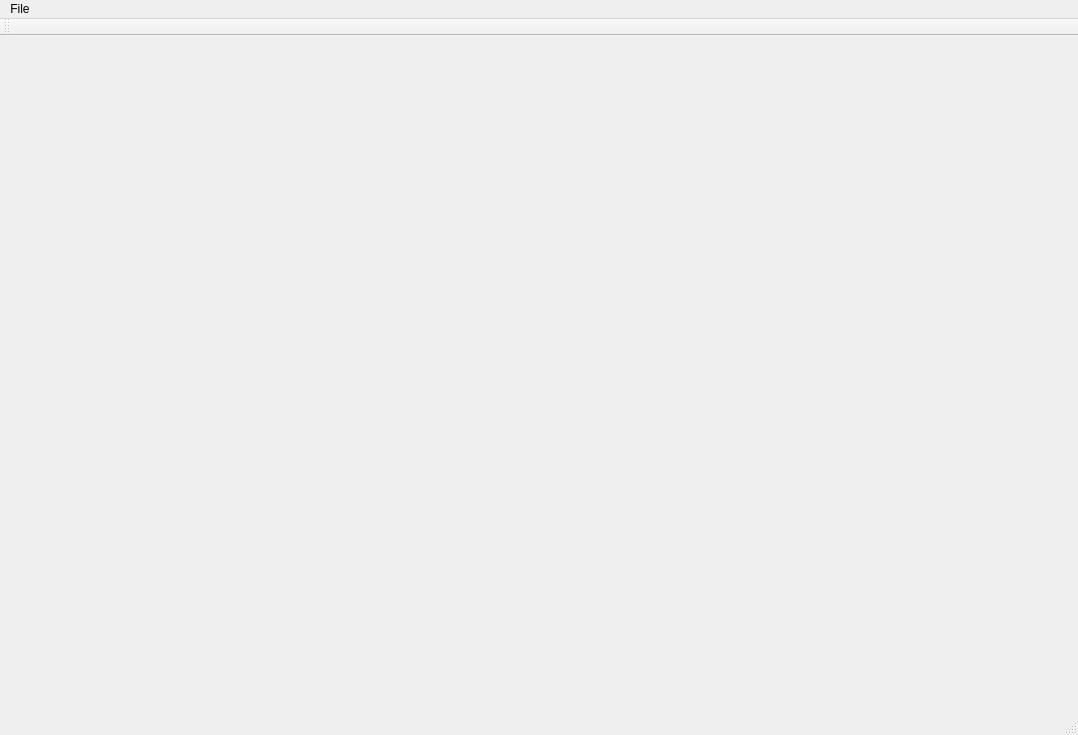
<?xml version="1.0" encoding="UTF-8"?>
<ui version="4.0">
 <class>MainWindow</class>
 <widget class="QMainWindow" name="MainWindow">
  <property name="geometry">
   <rect>
    <x>0</x>
    <y>0</y>
    <width>1078</width>
    <height>735</height>
   </rect>
  </property>
  <property name="windowTitle">
   <string>Prowler</string>
  </property>
  <widget class="QWidget" name="centralwidget"/>
  <widget class="QMenuBar" name="menubar">
   <property name="geometry">
    <rect>
     <x>0</x>
     <y>0</y>
     <width>1078</width>
     <height>22</height>
    </rect>
   </property>
   <widget class="QMenu" name="menuFile">
    <property name="title">
     <string>File</string>
    </property>
   </widget>
   <addaction name="menuFile"/>
  </widget>
  <widget class="QStatusBar" name="statusbar"/>
  <widget class="QToolBar" name="toolBar">
   <property name="windowTitle">
    <string>toolBar</string>
   </property>
   <attribute name="toolBarArea">
    <enum>TopToolBarArea</enum>
   </attribute>
   <attribute name="toolBarBreak">
    <bool>false</bool>
   </attribute>
  </widget>
  <action name="actionOpen_Amazon_view">
   <property name="icon">
    <iconset>
     <normalon>icons/Amazon-icon.png</normalon>
    </iconset>
   </property>
   <property name="text">
    <string>Open Amazon view...</string>
   </property>
   <property name="toolTip">
    <string>Open Amazon view</string>
   </property>
  </action>
  <action name="actionOpen_Vendor_view">
   <property name="icon">
    <iconset>
     <normalon>icons/folder.png</normalon>
    </iconset>
   </property>
   <property name="text">
    <string>Open Vendor view...</string>
   </property>
   <property name="toolTip">
    <string>Open Vendor view</string>
   </property>
  </action>
  <action name="actionOpen_Operations_view">
   <property name="icon">
    <iconset>
     <normaloff>icons/settings-2.png</normaloff>
     <normalon>icons/settings-2.png</normalon>icons/settings-2.png</iconset>
   </property>
   <property name="text">
    <string>Open Operations view...</string>
   </property>
   <property name="toolTip">
    <string>Open Operations view</string>
   </property>
  </action>
 </widget>
 <resources/>
 <connections/>
</ui>
